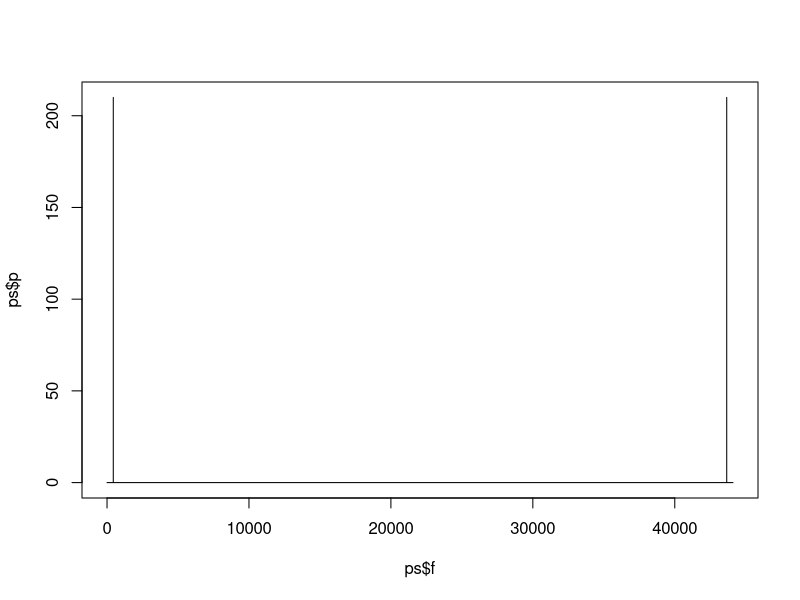

This figure's R source:
framerate = 44100
n = seq(1,88200,by=1)
yx = 127 * sin( 2.0 * pi * 440.0 * n/framerate )
t = fft(yx)
p = Re( t * Conj(t) )
norm = (p-mean(p))/sd(p)
ps = data.frame(f=n*framerate/length(t),p=norm)
plot(ps$f,ps$p,type="l")
which.max(ps$p)
print(ps$f[which.max(ps$p)])
